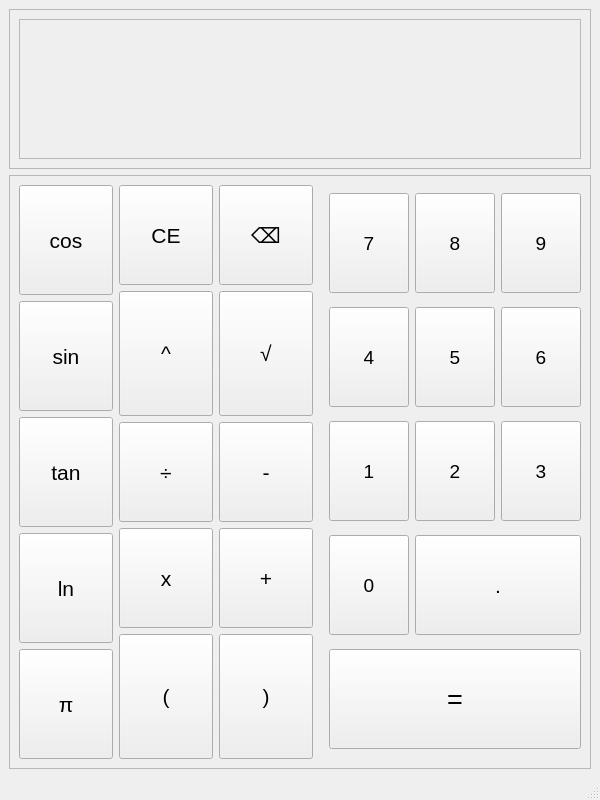
<?xml version="1.0" encoding="UTF-8"?>
<ui version="4.0">
 <class>MainWindow</class>
 <widget class="QMainWindow" name="MainWindow">
  <property name="geometry">
   <rect>
    <x>0</x>
    <y>0</y>
    <width>600</width>
    <height>800</height>
   </rect>
  </property>
  <property name="sizePolicy">
   <sizepolicy hsizetype="Minimum" vsizetype="Minimum">
    <horstretch>0</horstretch>
    <verstretch>0</verstretch>
   </sizepolicy>
  </property>
  <property name="maximumSize">
   <size>
    <width>800</width>
    <height>16777215</height>
   </size>
  </property>
  <property name="windowTitle">
   <string>MainWindow</string>
  </property>
  <widget class="QWidget" name="centralwidget">
   <property name="sizePolicy">
    <sizepolicy hsizetype="Minimum" vsizetype="Minimum">
     <horstretch>0</horstretch>
     <verstretch>0</verstretch>
    </sizepolicy>
   </property>
   <layout class="QGridLayout" name="gridLayout_4">
    <item row="3" column="0">
     <spacer name="verticalSpacer_2">
      <property name="orientation">
       <enum>Qt::Vertical</enum>
      </property>
      <property name="sizeType">
       <enum>QSizePolicy::Minimum</enum>
      </property>
      <property name="sizeHint" stdset="0">
       <size>
        <width>20</width>
        <height>0</height>
       </size>
      </property>
     </spacer>
    </item>
    <item row="1" column="0">
     <widget class="QFrame" name="frame_2">
      <property name="maximumSize">
       <size>
        <width>800</width>
        <height>160</height>
       </size>
      </property>
      <property name="frameShape">
       <enum>QFrame::StyledPanel</enum>
      </property>
      <property name="frameShadow">
       <enum>QFrame::Raised</enum>
      </property>
      <layout class="QGridLayout" name="gridLayout_6">
       <item row="0" column="0">
        <widget class="QScrollArea" name="scrollArea">
         <property name="sizePolicy">
          <sizepolicy hsizetype="Minimum" vsizetype="Ignored">
           <horstretch>0</horstretch>
           <verstretch>0</verstretch>
          </sizepolicy>
         </property>
         <property name="minimumSize">
          <size>
           <width>0</width>
           <height>80</height>
          </size>
         </property>
         <property name="maximumSize">
          <size>
           <width>16777215</width>
           <height>160</height>
          </size>
         </property>
         <property name="font">
          <font>
           <pointsize>20</pointsize>
          </font>
         </property>
         <property name="layoutDirection">
          <enum>Qt::LeftToRight</enum>
         </property>
         <property name="lineWidth">
          <number>2</number>
         </property>
         <property name="widgetResizable">
          <bool>true</bool>
         </property>
         <property name="alignment">
          <set>Qt::AlignBottom|Qt::AlignRight|Qt::AlignTrailing</set>
         </property>
         <widget class="QWidget" name="scrollAreaWidgetContents">
          <property name="geometry">
           <rect>
            <x>0</x>
            <y>0</y>
            <width>496</width>
            <height>97</height>
           </rect>
          </property>
          <property name="sizePolicy">
           <sizepolicy hsizetype="Expanding" vsizetype="Expanding">
            <horstretch>0</horstretch>
            <verstretch>1</verstretch>
           </sizepolicy>
          </property>
          <property name="font">
           <font>
            <pointsize>20</pointsize>
           </font>
          </property>
          <property name="focusPolicy">
           <enum>Qt::WheelFocus</enum>
          </property>
          <property name="layoutDirection">
           <enum>Qt::LeftToRight</enum>
          </property>
          <layout class="QVBoxLayout" name="verticalLayout">
           <property name="sizeConstraint">
            <enum>QLayout::SetDefaultConstraint</enum>
           </property>
           <item>
            <widget class="QLabel" name="label">
             <property name="sizePolicy">
              <sizepolicy hsizetype="Expanding" vsizetype="Minimum">
               <horstretch>0</horstretch>
               <verstretch>0</verstretch>
              </sizepolicy>
             </property>
             <property name="font">
              <font>
               <pointsize>20</pointsize>
              </font>
             </property>
             <property name="text">
              <string> </string>
             </property>
             <property name="alignment">
              <set>Qt::AlignRight|Qt::AlignTrailing|Qt::AlignVCenter</set>
             </property>
            </widget>
           </item>
          </layout>
         </widget>
        </widget>
       </item>
      </layout>
     </widget>
    </item>
    <item row="0" column="0">
     <spacer name="verticalSpacer">
      <property name="orientation">
       <enum>Qt::Vertical</enum>
      </property>
      <property name="sizeType">
       <enum>QSizePolicy::Minimum</enum>
      </property>
      <property name="sizeHint" stdset="0">
       <size>
        <width>20</width>
        <height>0</height>
       </size>
      </property>
     </spacer>
    </item>
    <item row="2" column="0">
     <widget class="QFrame" name="frame">
      <property name="sizePolicy">
       <sizepolicy hsizetype="Minimum" vsizetype="Minimum">
        <horstretch>0</horstretch>
        <verstretch>0</verstretch>
       </sizepolicy>
      </property>
      <property name="frameShape">
       <enum>QFrame::StyledPanel</enum>
      </property>
      <property name="frameShadow">
       <enum>QFrame::Raised</enum>
      </property>
      <layout class="QGridLayout" name="gridLayout_2">
       <item row="0" column="1" rowspan="4">
        <layout class="QVBoxLayout" name="verticalLayout_3">
         <item>
          <widget class="QPushButton" name="pushButton_17">
           <property name="sizePolicy">
            <sizepolicy hsizetype="Minimum" vsizetype="Minimum">
             <horstretch>0</horstretch>
             <verstretch>0</verstretch>
            </sizepolicy>
           </property>
           <property name="maximumSize">
            <size>
             <width>120</width>
             <height>100</height>
            </size>
           </property>
           <property name="font">
            <font>
             <pointsize>16</pointsize>
            </font>
           </property>
           <property name="text">
            <string>CE</string>
           </property>
          </widget>
         </item>
         <item>
          <widget class="QPushButton" name="pushButton_21">
           <property name="sizePolicy">
            <sizepolicy hsizetype="Minimum" vsizetype="Minimum">
             <horstretch>0</horstretch>
             <verstretch>0</verstretch>
            </sizepolicy>
           </property>
           <property name="maximumSize">
            <size>
             <width>120</width>
             <height>16777215</height>
            </size>
           </property>
           <property name="font">
            <font>
             <pointsize>16</pointsize>
            </font>
           </property>
           <property name="text">
            <string>^</string>
           </property>
          </widget>
         </item>
         <item>
          <widget class="QPushButton" name="pushButton_13">
           <property name="sizePolicy">
            <sizepolicy hsizetype="Minimum" vsizetype="Minimum">
             <horstretch>0</horstretch>
             <verstretch>0</verstretch>
            </sizepolicy>
           </property>
           <property name="maximumSize">
            <size>
             <width>120</width>
             <height>100</height>
            </size>
           </property>
           <property name="font">
            <font>
             <pointsize>16</pointsize>
            </font>
           </property>
           <property name="text">
            <string>÷</string>
           </property>
          </widget>
         </item>
         <item>
          <widget class="QPushButton" name="pushButton_14">
           <property name="sizePolicy">
            <sizepolicy hsizetype="Minimum" vsizetype="Minimum">
             <horstretch>0</horstretch>
             <verstretch>0</verstretch>
            </sizepolicy>
           </property>
           <property name="maximumSize">
            <size>
             <width>120</width>
             <height>100</height>
            </size>
           </property>
           <property name="font">
            <font>
             <pointsize>16</pointsize>
            </font>
           </property>
           <property name="text">
            <string>x</string>
           </property>
          </widget>
         </item>
         <item>
          <widget class="QPushButton" name="pushButton_19">
           <property name="sizePolicy">
            <sizepolicy hsizetype="Minimum" vsizetype="Minimum">
             <horstretch>0</horstretch>
             <verstretch>0</verstretch>
            </sizepolicy>
           </property>
           <property name="maximumSize">
            <size>
             <width>120</width>
             <height>16777215</height>
            </size>
           </property>
           <property name="font">
            <font>
             <pointsize>16</pointsize>
            </font>
           </property>
           <property name="text">
            <string>(</string>
           </property>
          </widget>
         </item>
        </layout>
       </item>
       <item row="0" column="4" rowspan="4">
        <layout class="QGridLayout" name="gridLayout_5">
         <item row="2" column="2">
          <widget class="QPushButton" name="pushButton_4">
           <property name="sizePolicy">
            <sizepolicy hsizetype="Minimum" vsizetype="Minimum">
             <horstretch>0</horstretch>
             <verstretch>0</verstretch>
            </sizepolicy>
           </property>
           <property name="maximumSize">
            <size>
             <width>100</width>
             <height>100</height>
            </size>
           </property>
           <property name="font">
            <font>
             <pointsize>14</pointsize>
            </font>
           </property>
           <property name="text">
            <string>3</string>
           </property>
          </widget>
         </item>
         <item row="3" column="0">
          <widget class="QPushButton" name="pushButton">
           <property name="sizePolicy">
            <sizepolicy hsizetype="Minimum" vsizetype="Minimum">
             <horstretch>0</horstretch>
             <verstretch>0</verstretch>
            </sizepolicy>
           </property>
           <property name="maximumSize">
            <size>
             <width>100</width>
             <height>100</height>
            </size>
           </property>
           <property name="font">
            <font>
             <pointsize>14</pointsize>
            </font>
           </property>
           <property name="text">
            <string>0</string>
           </property>
          </widget>
         </item>
         <item row="1" column="2">
          <widget class="QPushButton" name="pushButton_7">
           <property name="sizePolicy">
            <sizepolicy hsizetype="Minimum" vsizetype="Minimum">
             <horstretch>0</horstretch>
             <verstretch>0</verstretch>
            </sizepolicy>
           </property>
           <property name="maximumSize">
            <size>
             <width>100</width>
             <height>100</height>
            </size>
           </property>
           <property name="font">
            <font>
             <pointsize>14</pointsize>
            </font>
           </property>
           <property name="text">
            <string>6</string>
           </property>
          </widget>
         </item>
         <item row="0" column="1">
          <widget class="QPushButton" name="pushButton_9">
           <property name="sizePolicy">
            <sizepolicy hsizetype="Minimum" vsizetype="Minimum">
             <horstretch>0</horstretch>
             <verstretch>0</verstretch>
            </sizepolicy>
           </property>
           <property name="maximumSize">
            <size>
             <width>100</width>
             <height>100</height>
            </size>
           </property>
           <property name="font">
            <font>
             <pointsize>14</pointsize>
            </font>
           </property>
           <property name="text">
            <string>8</string>
           </property>
          </widget>
         </item>
         <item row="0" column="2">
          <widget class="QPushButton" name="pushButton_10">
           <property name="sizePolicy">
            <sizepolicy hsizetype="Minimum" vsizetype="Minimum">
             <horstretch>0</horstretch>
             <verstretch>0</verstretch>
            </sizepolicy>
           </property>
           <property name="maximumSize">
            <size>
             <width>100</width>
             <height>100</height>
            </size>
           </property>
           <property name="font">
            <font>
             <pointsize>14</pointsize>
            </font>
           </property>
           <property name="text">
            <string>9</string>
           </property>
          </widget>
         </item>
         <item row="1" column="1">
          <widget class="QPushButton" name="pushButton_6">
           <property name="sizePolicy">
            <sizepolicy hsizetype="Minimum" vsizetype="Minimum">
             <horstretch>0</horstretch>
             <verstretch>0</verstretch>
            </sizepolicy>
           </property>
           <property name="maximumSize">
            <size>
             <width>100</width>
             <height>100</height>
            </size>
           </property>
           <property name="font">
            <font>
             <pointsize>14</pointsize>
            </font>
           </property>
           <property name="text">
            <string>5</string>
           </property>
          </widget>
         </item>
         <item row="0" column="0">
          <widget class="QPushButton" name="pushButton_8">
           <property name="sizePolicy">
            <sizepolicy hsizetype="Minimum" vsizetype="Minimum">
             <horstretch>0</horstretch>
             <verstretch>0</verstretch>
            </sizepolicy>
           </property>
           <property name="maximumSize">
            <size>
             <width>100</width>
             <height>100</height>
            </size>
           </property>
           <property name="font">
            <font>
             <pointsize>14</pointsize>
            </font>
           </property>
           <property name="text">
            <string>7</string>
           </property>
          </widget>
         </item>
         <item row="2" column="1">
          <widget class="QPushButton" name="pushButton_3">
           <property name="sizePolicy">
            <sizepolicy hsizetype="Minimum" vsizetype="Minimum">
             <horstretch>0</horstretch>
             <verstretch>0</verstretch>
            </sizepolicy>
           </property>
           <property name="maximumSize">
            <size>
             <width>100</width>
             <height>100</height>
            </size>
           </property>
           <property name="font">
            <font>
             <pointsize>14</pointsize>
            </font>
           </property>
           <property name="text">
            <string>2</string>
           </property>
          </widget>
         </item>
         <item row="1" column="0">
          <widget class="QPushButton" name="pushButton_5">
           <property name="sizePolicy">
            <sizepolicy hsizetype="Minimum" vsizetype="Minimum">
             <horstretch>0</horstretch>
             <verstretch>0</verstretch>
            </sizepolicy>
           </property>
           <property name="maximumSize">
            <size>
             <width>100</width>
             <height>100</height>
            </size>
           </property>
           <property name="font">
            <font>
             <pointsize>14</pointsize>
            </font>
           </property>
           <property name="text">
            <string>4</string>
           </property>
          </widget>
         </item>
         <item row="2" column="0">
          <widget class="QPushButton" name="pushButton_2">
           <property name="sizePolicy">
            <sizepolicy hsizetype="Minimum" vsizetype="Minimum">
             <horstretch>0</horstretch>
             <verstretch>0</verstretch>
            </sizepolicy>
           </property>
           <property name="maximumSize">
            <size>
             <width>100</width>
             <height>100</height>
            </size>
           </property>
           <property name="font">
            <font>
             <pointsize>14</pointsize>
            </font>
           </property>
           <property name="text">
            <string>1</string>
           </property>
          </widget>
         </item>
         <item row="4" column="0" colspan="3">
          <widget class="QPushButton" name="pushButton_18">
           <property name="maximumSize">
            <size>
             <width>16777215</width>
             <height>100</height>
            </size>
           </property>
           <property name="font">
            <font>
             <pointsize>20</pointsize>
            </font>
           </property>
           <property name="text">
            <string>=</string>
           </property>
          </widget>
         </item>
         <item row="3" column="1" colspan="2">
          <widget class="QPushButton" name="pushButton_11">
           <property name="sizePolicy">
            <sizepolicy hsizetype="Minimum" vsizetype="Minimum">
             <horstretch>0</horstretch>
             <verstretch>0</verstretch>
            </sizepolicy>
           </property>
           <property name="maximumSize">
            <size>
             <width>16777215</width>
             <height>100</height>
            </size>
           </property>
           <property name="font">
            <font>
             <pointsize>16</pointsize>
            </font>
           </property>
           <property name="text">
            <string>.</string>
           </property>
          </widget>
         </item>
        </layout>
       </item>
       <item row="0" column="3" rowspan="4">
        <spacer name="horizontalSpacer">
         <property name="orientation">
          <enum>Qt::Horizontal</enum>
         </property>
         <property name="sizeType">
          <enum>QSizePolicy::Minimum</enum>
         </property>
         <property name="sizeHint" stdset="0">
          <size>
           <width>10</width>
           <height>20</height>
          </size>
         </property>
        </spacer>
       </item>
       <item row="0" column="2" rowspan="4">
        <layout class="QVBoxLayout" name="verticalLayout_2">
         <item>
          <widget class="QPushButton" name="pushButton_16">
           <property name="sizePolicy">
            <sizepolicy hsizetype="Minimum" vsizetype="Minimum">
             <horstretch>0</horstretch>
             <verstretch>0</verstretch>
            </sizepolicy>
           </property>
           <property name="maximumSize">
            <size>
             <width>120</width>
             <height>100</height>
            </size>
           </property>
           <property name="font">
            <font>
             <pointsize>16</pointsize>
            </font>
           </property>
           <property name="text">
            <string>⌫</string>
           </property>
          </widget>
         </item>
         <item>
          <widget class="QPushButton" name="pushButton_22">
           <property name="sizePolicy">
            <sizepolicy hsizetype="Minimum" vsizetype="Minimum">
             <horstretch>0</horstretch>
             <verstretch>0</verstretch>
            </sizepolicy>
           </property>
           <property name="maximumSize">
            <size>
             <width>120</width>
             <height>16777215</height>
            </size>
           </property>
           <property name="font">
            <font>
             <pointsize>16</pointsize>
            </font>
           </property>
           <property name="text">
            <string>√</string>
           </property>
          </widget>
         </item>
         <item>
          <widget class="QPushButton" name="pushButton_12">
           <property name="sizePolicy">
            <sizepolicy hsizetype="Minimum" vsizetype="Minimum">
             <horstretch>0</horstretch>
             <verstretch>0</verstretch>
            </sizepolicy>
           </property>
           <property name="maximumSize">
            <size>
             <width>120</width>
             <height>100</height>
            </size>
           </property>
           <property name="font">
            <font>
             <pointsize>16</pointsize>
            </font>
           </property>
           <property name="text">
            <string>-</string>
           </property>
          </widget>
         </item>
         <item>
          <widget class="QPushButton" name="pushButton_15">
           <property name="sizePolicy">
            <sizepolicy hsizetype="Minimum" vsizetype="Minimum">
             <horstretch>0</horstretch>
             <verstretch>0</verstretch>
            </sizepolicy>
           </property>
           <property name="maximumSize">
            <size>
             <width>120</width>
             <height>100</height>
            </size>
           </property>
           <property name="font">
            <font>
             <pointsize>16</pointsize>
            </font>
           </property>
           <property name="text">
            <string>+</string>
           </property>
          </widget>
         </item>
         <item>
          <widget class="QPushButton" name="pushButton_20">
           <property name="sizePolicy">
            <sizepolicy hsizetype="Minimum" vsizetype="Minimum">
             <horstretch>0</horstretch>
             <verstretch>0</verstretch>
            </sizepolicy>
           </property>
           <property name="maximumSize">
            <size>
             <width>120</width>
             <height>16777215</height>
            </size>
           </property>
           <property name="font">
            <font>
             <pointsize>16</pointsize>
            </font>
           </property>
           <property name="text">
            <string>)</string>
           </property>
          </widget>
         </item>
        </layout>
       </item>
       <item row="0" column="0" rowspan="4">
        <layout class="QVBoxLayout" name="verticalLayout_4">
         <item>
          <widget class="QPushButton" name="pushButton_24">
           <property name="sizePolicy">
            <sizepolicy hsizetype="Minimum" vsizetype="Minimum">
             <horstretch>0</horstretch>
             <verstretch>0</verstretch>
            </sizepolicy>
           </property>
           <property name="maximumSize">
            <size>
             <width>120</width>
             <height>16777215</height>
            </size>
           </property>
           <property name="font">
            <font>
             <pointsize>16</pointsize>
            </font>
           </property>
           <property name="text">
            <string>cos</string>
           </property>
          </widget>
         </item>
         <item>
          <widget class="QPushButton" name="pushButton_23">
           <property name="sizePolicy">
            <sizepolicy hsizetype="Minimum" vsizetype="Minimum">
             <horstretch>0</horstretch>
             <verstretch>0</verstretch>
            </sizepolicy>
           </property>
           <property name="maximumSize">
            <size>
             <width>120</width>
             <height>16777215</height>
            </size>
           </property>
           <property name="font">
            <font>
             <pointsize>16</pointsize>
            </font>
           </property>
           <property name="text">
            <string>sin</string>
           </property>
          </widget>
         </item>
         <item>
          <widget class="QPushButton" name="pushButton_25">
           <property name="sizePolicy">
            <sizepolicy hsizetype="Minimum" vsizetype="Minimum">
             <horstretch>0</horstretch>
             <verstretch>0</verstretch>
            </sizepolicy>
           </property>
           <property name="maximumSize">
            <size>
             <width>120</width>
             <height>16777215</height>
            </size>
           </property>
           <property name="font">
            <font>
             <pointsize>16</pointsize>
            </font>
           </property>
           <property name="text">
            <string>tan</string>
           </property>
          </widget>
         </item>
         <item>
          <widget class="QPushButton" name="pushButton_26">
           <property name="sizePolicy">
            <sizepolicy hsizetype="Minimum" vsizetype="Minimum">
             <horstretch>0</horstretch>
             <verstretch>0</verstretch>
            </sizepolicy>
           </property>
           <property name="maximumSize">
            <size>
             <width>120</width>
             <height>16777215</height>
            </size>
           </property>
           <property name="font">
            <font>
             <pointsize>16</pointsize>
            </font>
           </property>
           <property name="text">
            <string>ln</string>
           </property>
          </widget>
         </item>
         <item>
          <widget class="QPushButton" name="pushButton_27">
           <property name="sizePolicy">
            <sizepolicy hsizetype="Minimum" vsizetype="Minimum">
             <horstretch>0</horstretch>
             <verstretch>0</verstretch>
            </sizepolicy>
           </property>
           <property name="maximumSize">
            <size>
             <width>120</width>
             <height>16777215</height>
            </size>
           </property>
           <property name="font">
            <font>
             <pointsize>16</pointsize>
            </font>
           </property>
           <property name="text">
            <string>π</string>
           </property>
          </widget>
         </item>
        </layout>
       </item>
      </layout>
     </widget>
    </item>
   </layout>
  </widget>
  <widget class="QMenuBar" name="menubar">
   <property name="geometry">
    <rect>
     <x>0</x>
     <y>0</y>
     <width>600</width>
     <height>39</height>
    </rect>
   </property>
  </widget>
  <widget class="QStatusBar" name="statusbar"/>
 </widget>
 <resources/>
 <connections/>
</ui>
